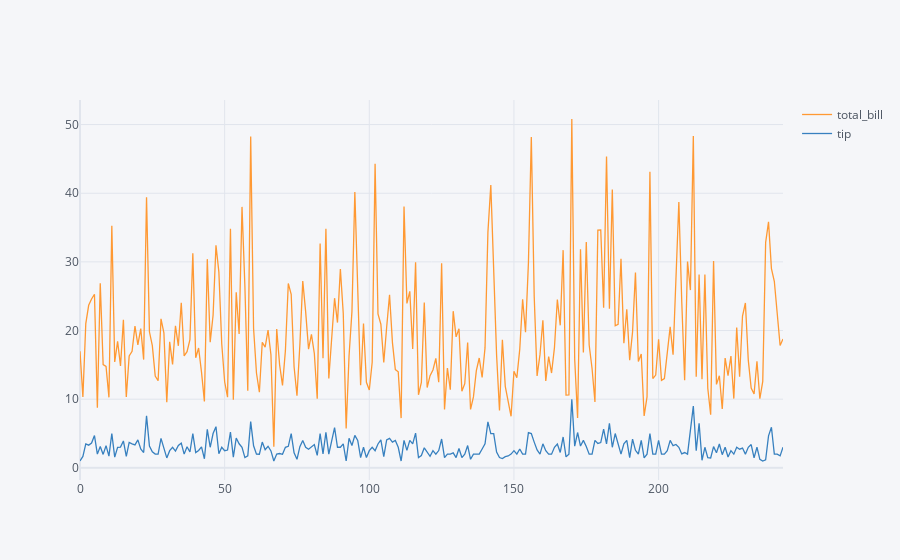

The code cell stored with this chart in its notebook:
### Code cell
df[['total_bill','tip']].iplot()

### Figure 1 — Plotly figure (JSON) as saved in the notebook; plotly's stock layout.template omitted (floating-point values rounded to 4 significant figures; data arrays with more than 128 entries replaced by an {"elided": "..."} marker saying what was removed)
{"data": [{"line": {"color": "rgba(255, 153, 51, 1.0)", "dash": "solid", "shape": "linear", "width": 1.3}, "mode": "lines", "name": "total_bill", "text": "", "type": "scatter", "x": {"elided": "244 int values"}, "y": {"elided": "244 float values"}}, {"line": {"color": "rgba(55, 128, 191, 1.0)", "dash": "solid", "shape": "linear", "width": 1.3}, "mode": "lines", "name": "tip", "text": "", "type": "scatter", "x": {"elided": "244 int values"}, "y": {"elided": "244 float values"}}], "layout": {"legend": {"bgcolor": "#F5F6F9", "font": {"color": "#4D5663"}}, "paper_bgcolor": "#F5F6F9", "plot_bgcolor": "#F5F6F9", "title": {"font": {"color": "#4D5663"}}, "xaxis": {"gridcolor": "#E1E5ED", "showgrid": true, "tickfont": {"color": "#4D5663"}, "title": {"font": {"color": "#4D5663"}, "text": ""}, "zerolinecolor": "#E1E5ED"}, "yaxis": {"gridcolor": "#E1E5ED", "showgrid": true, "tickfont": {"color": "#4D5663"}, "title": {"font": {"color": "#4D5663"}, "text": ""}, "zerolinecolor": "#E1E5ED"}}}
